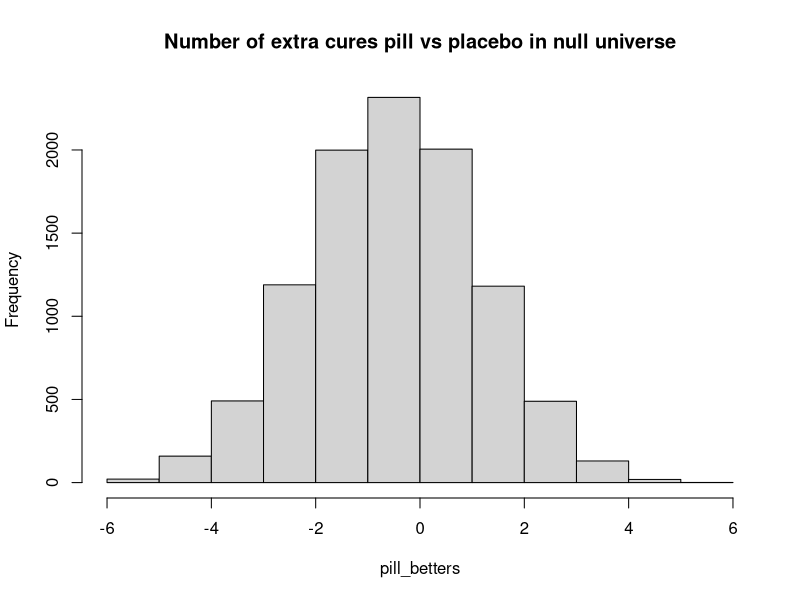

This chart was generated by the following R code:
## ---- chunk 1
# The bucket with the pieces of paper.
options <- rep(c('get well', 'not well'), c(7, 5))

n <- 10000

pill_betters <- numeric(n)

for (i in 1:n) {
    pill <- sample(options, size=6, replace=TRUE)
    pill_cures <- sum(pill == 'get well')
    placebo <- sample(options, size=6, replace=TRUE)
    placebo_cures <- sum(placebo == 'get well')
    pill_betters[i] <- pill_cures - placebo_cures
}

hist(pill_betters, breaks=-6:6,
     main='Number of extra cures pill vs placebo in null universe')
